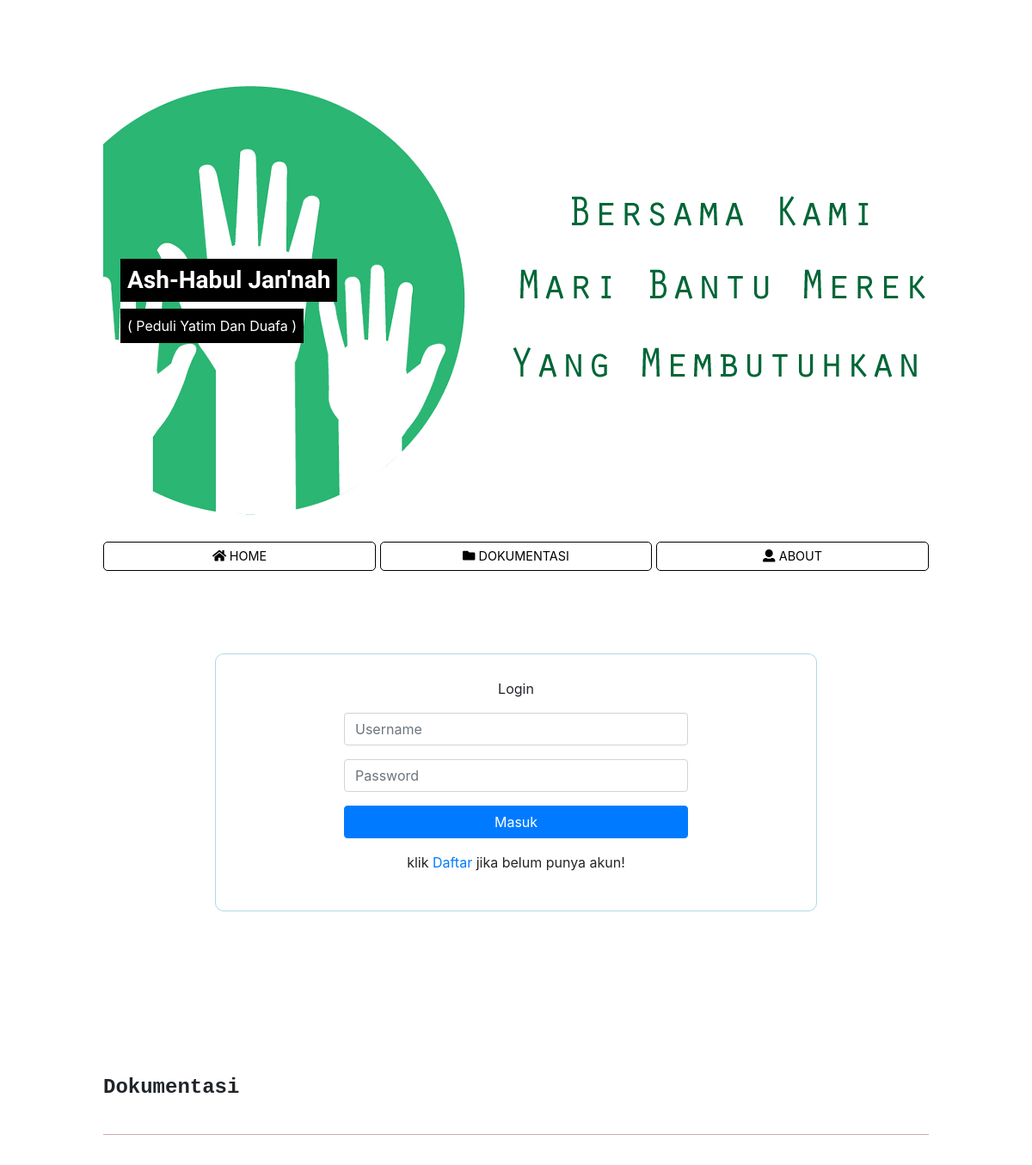
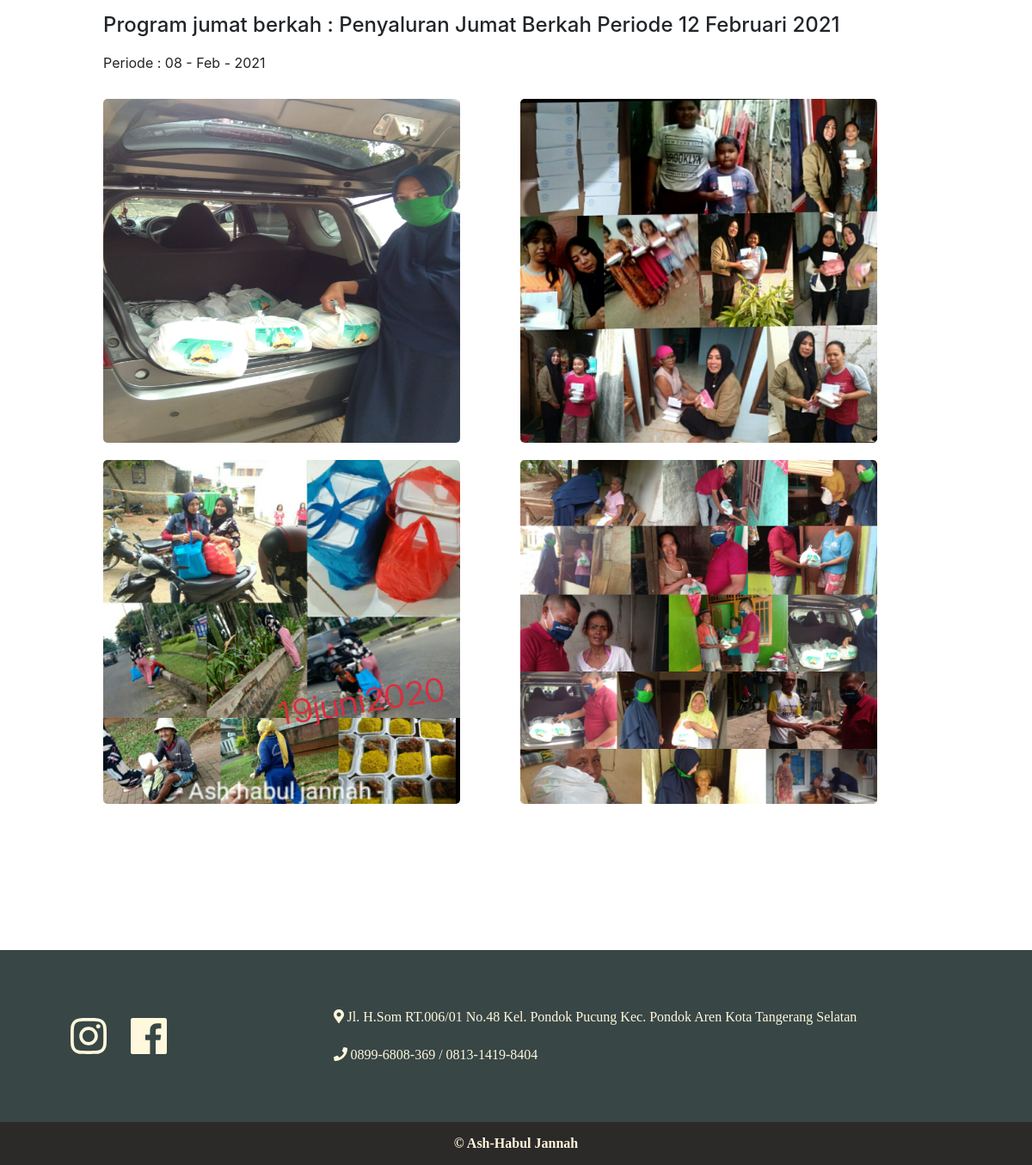
/index.php/home/dokumentasi, run on the app's committed database (2 pictures, top to bottom).
### tables this page shows
CREATE TABLE `pengeluaran` (
  `kd_keluar` int(11) NOT NULL,
  `tgl_keluar` varchar(20) NOT NULL,
  `judul_keluar` text NOT NULL,
  `keterangan` text NOT NULL,
  `jumlah` int(11) NOT NULL,
  `kd_program` int(11) NOT NULL,
  `kd_admin` int(11) NOT NULL,
  `foto1` varchar(255) NOT NULL,
  `ket1` varchar(255) NOT NULL,
  `foto2` varchar(255) NOT NULL,
  `ket2` varchar(255) NOT NULL,
  `foto3` varchar(255) NOT NULL,
  `ket3` varchar(255) NOT NULL,
  `foto4` varchar(255) NOT NULL,
  `ket4` varchar(255) NOT NULL
);

CREATE TABLE `program` (
  `kd_program` int(11) NOT NULL,
  `nama_program` varchar(50) NOT NULL,
  `deskripsi` text NOT NULL,
  `image_program` varchar(100) NOT NULL
);

### application/controllers/Home.php (called while the page is built, shortened)
<?php
    class Home extends CI_Controller{
        public function __construct()
        {
            $this->load->model('Registrasi_model');
            $this->load->model('Login_model');
            $this->load->model('Program_model');
            $this->load->model('Donasi_model');
        }
        public function dokumentasi()
        {
            $data['judul'] = 'Halaman dokumentasi';
            $data['pengeluaran'] = $this->Donasi_model->getDataPengeluaran();
            $this->load->view('templates/header', $data);
            $this->load->view('home/dokumentasi');
            $this->load->view('templates/footer');
        }
    }
?>

### index.php (called while the page is built, shortened)
<?php
require_once BASEPATH.'core/CodeIgniter.php';

### application/models/Donasi_model.php (called while the page is built, shortened)
<?php
class Donasi_model extends CI_Model
{
    public function getDataPengeluaran()
    {
        $this->db->from('pengeluaran t1');
        $this->db->join('program t2', 't2.kd_program = t1.kd_program');
        $this->db->join('admin t3', 't3.kd_admin = t1.kd_admin');
        return $this->db->get()->result_array();
    }
}

### application/views/home/dokumentasi.php (the view, shortened to what this page needs)
<div class="content">
    <div class="login">
        <div class="loginitem">
            <form action="<?= base_url('home/validasilogin'); ?>" method="POST">
                <div class="form-group">
                    <center>Login</center>
                </div>
                <div class="form-group">
                    <input type="text" class="form-control" name="username" placeholder="Username">
                </div>
                <div class="form-group">
                    <input type="password" class="form-control" name="password" placeholder="Password">
                </div>
                <div class="form-group">
                    <button type="submit" class="btn btn-primary btn-block">Masuk</button>
                </div>
                <div class="form-group">
                    <center>klik <a href="" data-toggle="modal" data-target="#formModaldaftar">Daftar</a> jika belum punya akun!</center>
                </div>
            </form>
        </div>
    </div>
    <div class="headContent">
        <h4>Dokumentasi</h4>
    </div>
    <div class="content2">
        <?php foreach ($pengeluaran as $peng) : ?>
            <div class="dokumentasi">
                    <h4><?= $peng['nama_program'] ?> : <?= $peng['judul_keluar'] ?></h4>
                    <span>Periode : <?= date('d - M - Y', strtotime($peng['tgl_keluar'])) ?></span>
                    <img class="c" id="myImg2" onclick="showImgFull2(`<?= base_url('images/'.$peng['foto1']) ?>`, `<?=  $peng['ket1'] ?>`)"
                    src="<?= base_url() . "images/$peng[foto1]" ?>">
                    <img class="c" id="myImg2" onclick="showImgFull2(`<?= base_url('images/'.$peng['foto2']) ?>`, `<?=  $peng['ket2'] ?>`)"
                    src="<?= base_url() . "images/$peng[foto2]" ?>">
                    <img class="c" id="myImg2" onclick="showImgFull2(`<?= base_url('images/'.$peng['foto3']) ?>`, `<?=  $peng['ket3'] ?>`)"
                    src="<?= base_url() . "images/$peng[foto3]" ?>">
                    <img class="c" id="myImg2" onclick="showImgFull2(`<?= base_url('images/'.$peng['foto4']) ?>`, `<?=  $peng['ket4'] ?>`)"
                    src="<?= base_url() . "images/$peng[foto4]" ?>">
            </div>
        <?php endforeach; ?>
    </div>
</div>

### application/views/templates/header.php (shortened to what this page needs)
<!doctype html>
<html lang="en">
<head>
  <link rel="stylesheet" href="https://stackpath.bootstrapcdn.com/bootstrap/4.5.0/css/bootstrap.min.css">
  <link rel="stylesheet" href="<?= base_url(); ?>/assets/css/aj.css">
</head>
<body>
  <div class="containers">
    <header class="header">
      <div class="sub-text">
        <h3>Ash-Habul Jan'nah</h3>
        <span>( Peduli Yatim Dan Duafa )</span>
      </div>
    </header>
    <nav class="menu">
      <ul class="menu-list">
        <li><a class="nav-item nav-link" href="<?= base_url(); ?>">
            <i class="fas fa fa-home"></i> Home <span class="sr-only">(current)</span></a></li>
        <li><a class="nav-item nav-link" href="<?= base_url(); ?>home/dokumentasi"><i class="fas fa fa-folder"></i> Dokumentasi</a></li>
        <li><a class="nav-item nav-link" href="<?= base_url(); ?>home/about"><i class="fas fa fa-user"></i> About</a></li>
      </ul>
    </nav>

### application/views/templates/footer.php (shortened to what this page needs)
</div>
<div class="footer">
  <div class="footerhead">
    <div class="f1">
      <a href="http://instagram.com/"><i class="fab fa-instagram fa-3x"></i></a>
      <a href="http://facebook.com/"><i class="fab fa-facebook fa-3x"></i></a>
    </div>
    <div class="f2">
      <a><i class="fas fa-map-marker-alt"></i> Jl. H.Som RT.006/01 No.48 Kel. Pondok Pucung Kec. Pondok Aren Kota Tangerang Selatan</a>
      <a><i class="fas fa-phone"></i> 0899-6808-369 / 0813-1419-8404</a>
    </div>
  </div>
  <div class="footerisi">
    <strong>&copy; Ash-Habul Jannah </strong>
  </div>
</div>
</body>
</html>

### assets/css/aj.css (style rules this page uses)
* { margin: 0; padding: 0; }
.login { display: grid; grid-template-columns: repeat(auto-fit, minmax(200px, 700px)); place-content: center; margin-top: 40px; min-height: 300px; margin-bottom: 40px; }
.loginitem { display: grid; place-content:center; grid-template-columns: repeat(auto-fit, minmax(100px, 400px)); min-height: 300px; border: 1px solid lightblue; border-radius: 10px; }
.containers { display: grid; width: 80%; margin: 100px auto; gap: 20px; }
.header { display: grid; grid-template-columns: 1fr 1fr 1fr; background-image: url('../../images/head.png'); background-position: center; min-height: 500px; border-radius: 5px; }
.sub-text { display: flex; flex-direction: column; align-items: start; justify-content: center; padding: 20px; }
.sub-text h3 { font-family: 'Kaushan Script', cursive; font-weight: bolder; }
.sub-text > * { background-color: black; color: white; padding: 8px; display: none; }
.menu { display: grid; grid-template-columns: 0.5fr 2fr; align-items: center; gap: 5px; }
.menu-list { display: grid; grid-template-columns: repeat(auto-fit, minmax(170px, 1fr)); place-content: center end; list-style: none; margin-top: 10px; gap: 5px; }
.menu a { display: block; text-decoration: none; text-align: center; padding: 5px; text-transform: uppercase; font-size: 0.9em; border: 1px solid black; border-radius: 5px; color: black; }
.content { display: grid; grid-template-columns: 1fr; gap: 50px; margin-top: 20px; }
.headContent { display: grid; margin-top: 70px; height: 100px; place-content: center start; border-bottom: 1px solid rgb(204, 170, 170); }
.headContent > h4 { font-weight: 700; font-family: monospace; }
.content2 { display: grid; }
.dokumentasi { display: grid; grid-template-columns: repeat(auto-fit, minmax(415px, 1fr)); margin-bottom: 60px; gap: 10px; }
.dokumentasi h4 { grid-column: 1 / -1; }
.dokumentasi span { grid-column: 1 / -1; margin-bottom: 20px; }
.c { width: 415px; height: 400px; border-radius: 10px; margin-bottom: 10px; }
#myImg2 { border-radius: 5px; cursor: pointer; transition: 0.3s; }
.footer { display: grid; grid-template-areas: 'footerhead' 'footerisi'; width: 100%; bottom: 0; }
.footerhead { display: grid; grid-area: footerhead; min-height: 200px; grid-template-areas: 'f1 f2'; background-color: rgb(56, 70, 70); }
.f1 { display: grid; grid-area: f1; grid-template-columns: repeat(auto-fit, minmax(50px, 50px)); gap: 20px; place-content: center; }
.f1 a { display: grid; place-content: center; color: cornsilk; }
.f2 { display: grid; grid-area: f2; grid-template-columns: repeat(auto-fit, minmax(200px, 700px)); place-content: center; gap: 20px; color: cornsilk; font-family: 'Trebuchet MS'; }
.footerisi { display: grid; grid-area: footerisi; place-content: center; background-color: #2c2929; color: cornsilk; min-height: 50px; font-weight: bolder; font-family: 'Trebuchet MS'; }
@media (max-width: 1240px) { .menu { grid-template-columns: 1fr; } }
@media (max-width: 1240px) { .sub-text > * { display: inherit; } }
@media (max-width: 1240px) { .header { grid-template-columns: 1fr; } }

### data on the page
pengeluaran: kd_program.nama_program "Program jumat berkah", judul_keluar "Penyaluran Jumat Berkah Periode 12 Februari 2021", tgl_keluar "08 - Feb - 2021", foto1 (picture), foto2 (picture), foto3 (picture), foto4 (picture)
